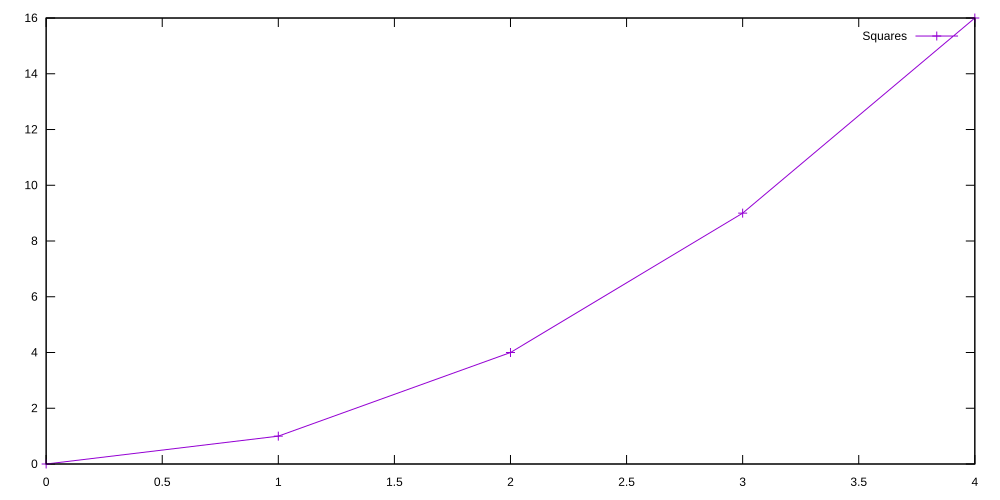

This chart was generated by the following gnuplot code:
$data << EOD
0 0
1 1
2 4
3 9
4 16
EOD
plot $data using 1:2 with linespoints title "Squares"
